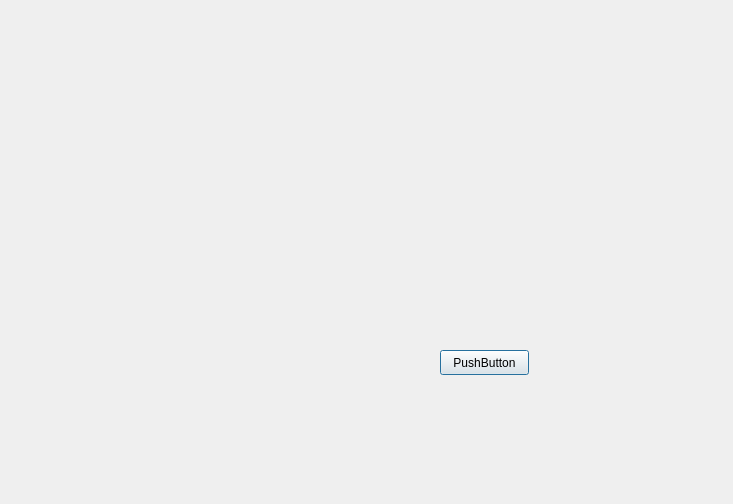
<?xml version="1.0" encoding="UTF-8"?>
<ui version="4.0">
 <class>form_3dmodelshow</class>
 <widget class="QDialog" name="form_3dmodelshow">
  <property name="geometry">
   <rect>
    <x>0</x>
    <y>0</y>
    <width>733</width>
    <height>504</height>
   </rect>
  </property>
  <property name="windowTitle">
   <string>Dialog</string>
  </property>
  <widget class="QPushButton" name="pushButton">
   <property name="geometry">
    <rect>
     <x>440</x>
     <y>350</y>
     <width>89</width>
     <height>25</height>
    </rect>
   </property>
   <property name="text">
    <string>PushButton</string>
   </property>
  </widget>
  <widget class="OpenGlShow" name="widget" native="true">
   <property name="geometry">
    <rect>
     <x>100</x>
     <y>60</y>
     <width>451</width>
     <height>231</height>
    </rect>
   </property>
  </widget>
 </widget>
 <customwidgets>
  <customwidget>
   <class>OpenGlShow</class>
   <extends>QWidget</extends>
   <header>openglshow.h</header>
   <container>1</container>
  </customwidget>
 </customwidgets>
 <resources/>
 <connections/>
</ui>
